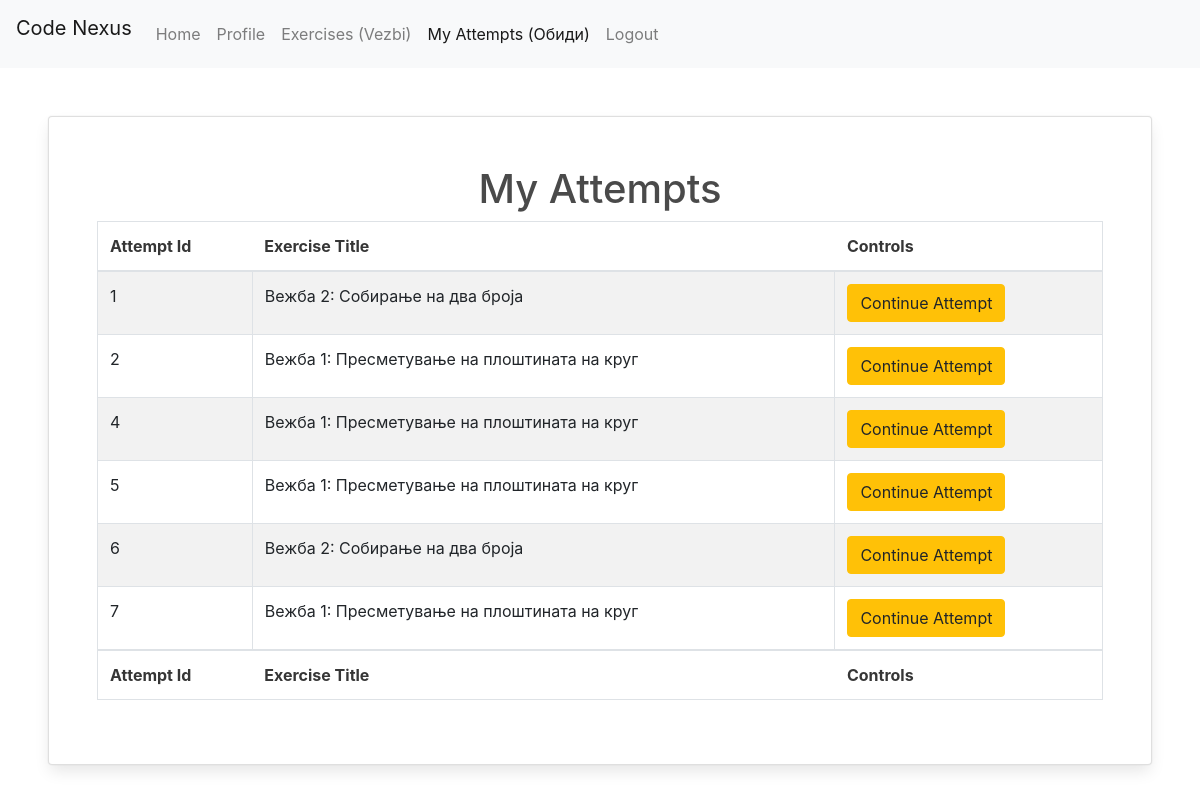
Screenshot of /my_attempts (signed in) with the database file from the repository.
### models.py (models this page shows)
class Attempt(db.Model):
    id = db.Column(db.Integer, primary_key=True)
    start_date = db.Column(db.DateTime, nullable=False, default=datetime.utcnow())
    finish_date = db.Column(db.DateTime)
    submitted = db.Column(db.Boolean, default=False)
    user_id = db.Column(db.Integer, db.ForeignKey('user.id'), nullable=False)
    exercise_id = db.Column(db.Integer, db.ForeignKey('exercise.id'), nullable=False)
    number_of_passed_tests = db.Column(db.Integer, default=0)
    grade = db.Column(db.Integer, default=0)
    review = db.Column(db.Boolean, default=True)
    user = db.relationship('User', backref=db.backref('attempts', lazy=True))
    exercise = db.relationship('Exercise', backref=db.backref('attempts', lazy=True))
    test_cases = db.Column(db.String(100000000))

class Exercise(db.Model):
    id = db.Column(db.Integer, primary_key=True)  # primary keys are required by SQLAlchemy
    title = db.Column(db.String(100), unique=False, nullable=False)
    description = db.Column(db.String(100000), unique=False, nullable=False)
    start_time = db.Column(db.DateTime, nullable=False)
    end_time = db.Column(db.DateTime, nullable=False)
    code = db.Column(db.String(1000000000), unique=False, nullable=False)
    number_of_attempts = db.Column(db.Integer, nullable=False)
    test_cases = db.Column(db.JSON, nullable=False)
    date_created = db.Column(db.DateTime, nullable=False)
    programming_language = db.Column(db.String(100), unique=False, nullable=False)
    visible = db.Column(db.Boolean, default=False, nullable=False)

### main.py (the view)
@main.route('/my_attempts', methods=['GET'])
def my_attempts():
    if current_user.is_authenticated:
        attempts_for_current_user = Attempt.query.filter_by(user_id=current_user.id).all()
        return render_template('attempts.html', attempts=attempts_for_current_user)
    else:
        return redirect(url_for('main.index'))

### __init__.py (called while the page is built)
def create_app():
    global db
    db = SQLAlchemy()
    app = Flask(__name__)
    app.config['SECRET_KEY'] = 'secret-key-goes-here'
    app.config['SQLALCHEMY_DATABASE_URI'] = 'sqlite:///db.sqlite'
    db.init_app(app)
    login_manager = LoginManager()
    login_manager.login_view = 'auth.login'
    login_manager.init_app(app)
    from models import User
    @login_manager.user_loader
    def load_user(user_id):
        return User.query.get(int(user_id))
    from auth import auth as auth_blueprint
    app.register_blueprint(auth_blueprint)
    from main import main as main_blueprint
    app.register_blueprint(main_blueprint)
    with app.app_context():
        db.create_all()
        db.session.commit()
    return app

### templates/attempts.html (shortened to what this page needs)
{% extends 'base.html' %}
{% block bodycontent %}
    <!DOCTYPE html>
    <html lang="en">
    <head>
        <link rel="stylesheet" href="https://cdn.jsdelivr.net/npm/bootstrap-icons@1.11.3/font/bootstrap-icons.min.css">
        <link rel="stylesheet" href="https://cdn.datatables.net/2.0.0/css/dataTables.dataTables.css"/>
    </head>
    <body>
    <div class="card p-5 m-5">
        <h1 class="text-center">My Attempts</h1>
        <table id="myAttempts" class="table table-striped display table-bordered" style="width:100%">
            <thead>
            <tr>
                <th>Attempt Id</th>
                <th>Exercise Title</th>
                <th>Controls</th>
            </tr>
            </thead>
            <tbody>
            {% for attempt in attempts %}
                <tr>
                    <td>{{ attempt.id }}</td>
                    <td>{{ attempt.exercise.title }}</td>
                    {% if attempt.submitted == 0 %}
                        <td>
                            <a class="btn btn-warning" href="{{ url_for('main.attempt', attempt_id=attempt.id) }}">Continue
                                Attempt</a>
                        </td>
                    {% endif %}
                </tr>
            {% endfor %}
            </tbody>
            <tfoot>
            <th scope="th-sm">Attempt Id</th>
            <th scope="th-sm">Exercise Title</th>
            <th scope="th-sm">Controls</th>
            </tfoot>
        </table>
    </div>
    </body>
    </html>
{% endblock %}

### rows the page displays
Attempt: id "1", exercise "Вежба 2: Собирање на два броја"
Attempt: id "2", exercise "Вежба 1: Пресметување на плоштината на круг"
Attempt: id "4", exercise "Вежба 1: Пресметување на плоштината на круг"
Attempt: id "5", exercise "Вежба 1: Пресметување на плоштината на круг"
Attempt: id "6", exercise "Вежба 2: Собирање на два броја"
Attempt: id "7", exercise "Вежба 1: Пресметување на плоштината на круг"
